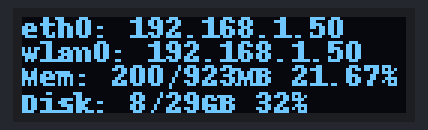
A program run on a simulated Raspberry Pi (BCM pin numbers). Shown: 128×32 one-colour display. System figures (address, load, memory, disk, uptime) are fixed made-up values; the clock reads 2024-03-15 10:24:30 at power-on unless the program sets it; library files of the repository ran but are not shown: SSD1306.py. At 0.2 s the program stops and its outputs stay as they are.

Above: at 0.3 s.

The program:

oled_display.py
```python
#!/usr/bin/env python

#import rospy
import time
import utils.SSD1306 as Adafruit_SSD1306

from PIL import Image
from PIL import ImageDraw
from PIL import ImageFont

import subprocess

def get_ip_address(interface):
    if get_network_interface_state(interface) == 'down':
        return None
    cmd = "ifconfig %s | grep -Eo 'inet (addr:)?([0-9]*\.){3}[0-9]*' | grep -Eo '([0-9]*\.){3}[0-9]*' | grep -v '127.0.0.1'" % interface
    return subprocess.check_output(cmd, shell=True).decode('ascii')[:-1]


def get_network_interface_state(interface):
    return subprocess.check_output('cat /sys/class/net/%s/operstate' % interface, shell=True).decode('ascii')[:-1]


# initialization
if __name__ == '__main__':

    # 128x32 display with hardware I2C:
    disp = Adafruit_SSD1306.SSD1306_128_32(rst=None, i2c_bus=1, gpio=1) # setting gpio to 1 is hack to avoid platform detection

    # Initialize library.
    disp.begin()

    # Clear display.
    disp.clear()
    disp.display()

    # Create blank image for drawing.
    # Make sure to create image with mode '1' for 1-bit color.
    width = disp.width
    height = disp.height
    image = Image.new('1', (width, height))

    # Get drawing object to draw on image.
    draw = ImageDraw.Draw(image)

    # Draw a black filled box to clear the image.
    draw.rectangle((0,0,width,height), outline=0, fill=0)

    # Draw some shapes.
    # First define some constants to allow easy resizing of shapes.
    padding = -2
    top = padding
    bottom = height-padding
    # Move left to right keeping track of the current x position for drawing shapes.
    x = 0

    # Load default font.
    font = ImageFont.load_default()

    # setup ros node
    #rospy.init_node('autobot_oled')

    # display IP address
    # Draw a black filled box to clear the image.
    draw.rectangle((0,0,width,height), outline=0, fill=0)

    # Shell scripts for system monitoring from here : https://unix.stackexchange.com/questions/119126/command-to-display-memory-usage-disk-usage-and-cpu-load
    #cmd = "top -bn1 | grep load | awk '{printf \"CPU Load: %.2f\", $(NF-2)}'"
    #CPU = subprocess.check_output(cmd, shell = True )
    cmd = "free -m | awk 'NR==2{printf \"Mem: %s/%sMB %.2f%%\", $3,$2,$3*100/$2 }'"
    MemUsage = subprocess.check_output(cmd, shell = True )
    cmd = "df -h | awk '$NF==\"/\"{printf \"Disk: %d/%dGB %s\", $3,$2,$5}'"
    Disk = subprocess.check_output(cmd, shell = True )

    # Write two lines of text.
    draw.text((x, top), "eth0: " + str(get_ip_address('eth0')), font=font, fill=255)

    draw.text((x, top+8),  "wlan0: " + str(get_ip_address('wlan0')), font=font, fill=255)
    draw.text((x, top+16), str(MemUsage.decode('utf-8')),  font=font, fill=255)
    draw.text((x, top+25), str(Disk.decode('utf-8')),  font=font, fill=255)

    # Display image.
    disp.image(image)
    disp.display()


    # start running
    #while not rospy.core.is_shutdown():
    #    # Update ROS
    #    rospy.rostime.wallsleep(1.0)

    disp.end()
```
